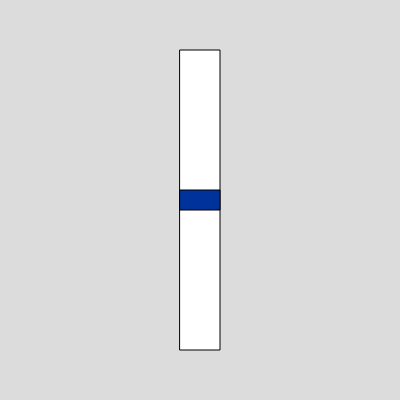
Frame 1 (no input)
Frame 60 (no input): identical to frame 1, image omitted
Frame 120 (the mouse pressed at the canvas centre since frame 60): identical to frame 1, image omitted

The p5.js sketch that drew this single still picture (run headless with seeded random() and noise() and a simulated clock; from frame 60 on, the mouse is pressed at the canvas centre):

// p5.js sketch
// ── sketch.js
let y;

function setup() {
  createCanvas(400, 400);
  rectMode(CENTER);
  y=height/2;
}

function draw() {
  background(220);
  fill(255);
  rect(width/2,height/2,40,300);
  fill(0,50,155);
  rect(width/2,y,40,20);
}

function mouseWheel(evento){
  y+=evento.delta/10;
  y=constrain(y,50,350);
  return false;
}
